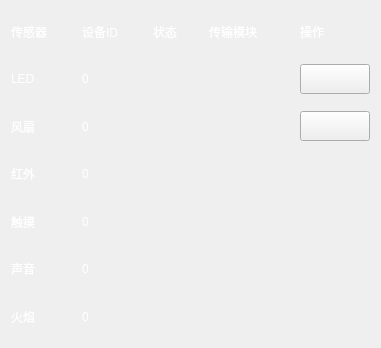
    <widget class="QWidget" name="widget2" native="true">
     <property name="geometry">
      <rect>
       <x>400</x>
       <y>10</y>
       <width>381</width>
       <height>331</height>
      </rect>
     </property>
     <layout class="QGridLayout" name="gridLayout_2">
      <item row="6" column="1">
       <widget class="QLabel" name="fir_id">
        <property name="styleSheet">
         <string notr="true">color: rgb(255, 255, 255);
font: 12pt &quot;Ubuntu&quot;;</string>
        </property>
        <property name="text">
         <string>0</string>
        </property>
       </widget>
      </item>
      <item row="6" column="0">
       <widget class="QLabel" name="label_52">
        <property name="minimumSize">
         <size>
          <width>0</width>
          <height>41</height>
         </size>
        </property>
        <property name="maximumSize">
         <size>
          <width>16777215</width>
          <height>41</height>
         </size>
        </property>
        <property name="styleSheet">
         <string notr="true">color: rgb(255, 255, 255);
font: 12pt &quot;Ubuntu&quot;;</string>
        </property>
        <property name="text">
         <string>火焰</string>
        </property>
       </widget>
      </item>
      <item row="6" column="3">
       <widget class="QLabel" name="fir_tp">
        <property name="styleSheet">
         <string notr="true">color: rgb(255, 255, 255);
font: 12pt &quot;Ubuntu&quot;;</string>
        </property>
        <property name="text">
         <string/>
        </property>
       </widget>
      </item>
      <item row="6" column="2">
       <widget class="QLabel" name="fir_vl">
        <property name="minimumSize">
         <size>
          <width>40</width>
          <height>40</height>
         </size>
        </property>
        <property name="maximumSize">
         <size>
          <width>40</width>
          <height>40</height>
         </size>
        </property>
        <property name="styleSheet">
         <string notr="true">border-image: url(:/new/prefix1/image/fire_n.png);</string>
        </property>
        <property name="text">
         <string/>
        </property>
       </widget>
      </item>
      <item row="0" column="0">
       <widget class="QLabel" name="label_27">
        <property name="minimumSize">
         <size>
          <width>65</width>
          <height>41</height>
         </size>
        </property>
        <property name="maximumSize">
         <size>
          <width>65</width>
          <height>41</height>
         </size>
        </property>
        <property name="styleSheet">
         <string notr="true">color: rgb(255, 255, 255);
font: 12pt &quot;Ubuntu&quot;;</string>
        </property>
        <property name="text">
         <string>传感器</string>
        </property>
       </widget>
      </item>
      <item row="0" column="1">
       <widget class="QLabel" name="label_28">
        <property name="minimumSize">
         <size>
          <width>65</width>
          <height>41</height>
         </size>
        </property>
        <property name="maximumSize">
         <size>
          <width>65</width>
          <height>41</height>
         </size>
        </property>
        <property name="styleSheet">
         <string notr="true">color: rgb(255, 255, 255);
font: 12pt &quot;Ubuntu&quot;;</string>
        </property>
        <property name="text">
         <string>设备ID</string>
        </property>
       </widget>
      </item>
      <item row="0" column="2">
       <widget class="QLabel" name="label_29">
        <property name="minimumSize">
         <size>
          <width>50</width>
          <height>41</height>
         </size>
        </property>
        <property name="maximumSize">
         <size>
          <width>50</width>
          <height>41</height>
         </size>
        </property>
        <property name="styleSheet">
         <string notr="true">color: rgb(255, 255, 255);
font: 12pt &quot;Ubuntu&quot;;</string>
        </property>
        <property name="text">
         <string>状态</string>
        </property>
       </widget>
      </item>
      <item row="0" column="3">
       <widget class="QLabel" name="label_30">
        <property name="minimumSize">
         <size>
          <width>85</width>
          <height>41</height>
         </size>
        </property>
        <property name="maximumSize">
         <size>
          <width>85</width>
          <height>41</height>
         </size>
        </property>
        <property name="styleSheet">
         <string notr="true">color: rgb(255, 255, 255);
font: 12pt &quot;Ubuntu&quot;;</string>
        </property>
        <property name="text">
         <string>传输模块</string>
        </property>
       </widget>
      </item>
      <item row="1" column="0">
       <widget class="QLabel" name="label_31">
        <property name="minimumSize">
         <size>
          <width>0</width>
          <height>42</height>
         </size>
        </property>
        <property name="maximumSize">
         <size>
          <width>67</width>
          <height>42</height>
         </size>
        </property>
        <property name="styleSheet">
         <string notr="true">color: rgb(255, 255, 255);
font: 12pt &quot;Ubuntu&quot;;</string>
        </property>
        <property name="text">
         <string>LED</string>
        </property>
       </widget>
      </item>
      <item row="1" column="1">
       <widget class="QLabel" name="led_id">
        <property name="styleSheet">
         <string notr="true">color: rgb(255, 255, 255);
font: 12pt &quot;Ubuntu&quot;;</string>
        </property>
        <property name="text">
         <string>0</string>
        </property>
       </widget>
      </item>
      <item row="1" column="2">
       <widget class="QLabel" name="led_vl">
        <property name="minimumSize">
         <size>
          <width>40</width>
          <height>40</height>
         </size>
        </property>
        <property name="maximumSize">
         <size>
          <width>40</width>
          <height>40</height>
         </size>
        </property>
        <property name="styleSheet">
         <string notr="true">border-image: url(:/new/prefix1/image/led_off40x40.png);</string>
        </property>
        <property name="text">
         <string/>
        </property>
       </widget>
      </item>
      <item row="1" column="3">
       <widget class="QLabel" name="led_tp">
        <property name="styleSheet">
         <string notr="true">color: rgb(255, 255, 255);
font: 12pt &quot;Ubuntu&quot;;</string>
        </property>
        <property name="text">
         <string/>
        </property>
       </widget>
      </item>
      <item row="2" column="0">
       <widget class="QLabel" name="label_35">
        <property name="minimumSize">
         <size>
          <width>0</width>
          <height>41</height>
         </size>
        </property>
        <property name="maximumSize">
         <size>
          <width>67</width>
          <height>41</height>
         </size>
        </property>
        <property name="styleSheet">
         <string notr="true">color: rgb(255, 255, 255);
font: 12pt &quot;Ubuntu&quot;;</string>
        </property>
        <property name="text">
         <string>风扇</string>
        </property>
       </widget>
      </item>
      <item row="2" column="1">
       <widget class="QLabel" name="fan_id">
        <property name="styleSheet">
         <string notr="true">color: rgb(255, 255, 255);
font: 12pt &quot;Ubuntu&quot;;</string>
        </property>
        <property name="text">
         <string>0</string>
        </property>
       </widget>
      </item>
      <item row="2" column="2">
       <widget class="QLabel" name="fan_vl">
        <property name="minimumSize">
         <size>
          <width>40</width>
          <height>40</height>
         </size>
        </property>
        <property name="maximumSize">
         <size>
          <width>40</width>
          <height>40</height>
         </size>
        </property>
        <property name="styleSheet">
         <string notr="true">border-image: url(:/new/prefix1/image/fan40x40.png);</string>
        </property>
        <property name="text">
         <string/>
        </property>
       </widget>
      </item>
      <item row="2" column="3">
       <widget class="QLabel" name="fan_tp">
        <property name="styleSheet">
         <string notr="true">color: rgb(255, 255, 255);
font: 12pt &quot;Ubuntu&quot;;</string>
        </property>
        <property name="text">
         <string/>
        </property>
       </widget>
      </item>
      <item row="3" column="0">
       <widget class="QLabel" name="label_39">
        <property name="minimumSize">
         <size>
          <width>0</width>
          <height>42</height>
         </size>
        </property>
        <property name="maximumSize">
         <size>
          <width>16777215</width>
          <height>42</height>
         </size>
        </property>
        <property name="styleSheet">
         <string notr="true">color: rgb(255, 255, 255);
font: 12pt &quot;Ubuntu&quot;;</string>
        </property>
        <property name="text">
         <string>红外</string>
        </property>
       </widget>
      </item>
      <item row="3" column="1">
       <widget class="QLabel" name="inf_id">
        <property name="styleSheet">
         <string notr="true">color: rgb(255, 255, 255);
font: 12pt &quot;Ubuntu&quot;;</string>
        </property>
        <property name="text">
         <string>0</string>
        </property>
       </widget>
      </item>
      <item row="3" column="2">
       <widget class="QLabel" name="inf_vl">
        <property name="minimumSize">
         <size>
          <width>40</width>
          <height>40</height>
         </size>
        </property>
        <property name="maximumSize">
         <size>
          <width>40</width>
          <height>40</height>
         </size>
        </property>
        <property name="styleSheet">
         <string notr="true">border-image: url(:/new/prefix1/image/hong_hb.png);</string>
        </property>
        <property name="text">
         <string/>
        </property>
       </widget>
      </item>
      <item row="3" column="3">
       <widget class="QLabel" name="inf_tp">
        <property name="styleSheet">
         <string notr="true">color: rgb(255, 255, 255);
font: 12pt &quot;Ubuntu&quot;;</string>
        </property>
        <property name="text">
         <string/>
        </property>
       </widget>
      </item>
      <item row="4" column="2">
       <widget class="QLabel" name="tou_vl">
        <property name="minimumSize">
         <size>
          <width>40</width>
          <height>40</height>
         </size>
        </property>
        <property name="maximumSize">
         <size>
          <width>40</width>
          <height>40</height>
         </size>
        </property>
        <property name="styleSheet">
         <string notr="true">border-image: url(:/new/prefix1/image/touch_off.png);</string>
        </property>
        <property name="text">
         <string/>
        </property>
       </widget>
      </item>
      <item row="4" column="0">
       <widget class="QLabel" name="label_43">
        <property name="minimumSize">
         <size>
          <width>0</width>
          <height>41</height>
         </size>
        </property>
        <property name="maximumSize">
         <size>
          <width>16777215</width>
          <height>41</height>
         </size>
        </property>
        <property name="styleSheet">
         <string notr="true">color: rgb(255, 255, 255);
font: 12pt &quot;Ubuntu&quot;;</string>
        </property>
        <property name="text">
         <string>触摸</string>
        </property>
       </widget>
      </item>
      <item row="4" column="3">
       <widget class="QLabel" name="tou_tp">
        <property name="styleSheet">
         <string notr="true">color: rgb(255, 255, 255);
font: 12pt &quot;Ubuntu&quot;;</string>
        </property>
        <property name="text">
         <string/>
        </property>
       </widget>
      </item>
      <item row="4" column="1">
       <widget class="QLabel" name="tou_id">
        <property name="styleSheet">
         <string notr="true">color: rgb(255, 255, 255);
font: 12pt &quot;Ubuntu&quot;;</string>
        </property>
        <property name="text">
         <string>0</string>
        </property>
       </widget>
      </item>
      <item row="5" column="0">
       <widget class="QLabel" name="label_47">
        <property name="minimumSize">
         <size>
          <width>0</width>
          <height>42</height>
         </size>
        </property>
        <property name="maximumSize">
         <size>
          <width>16777215</width>
          <height>42</height>
         </size>
        </property>
        <property name="styleSheet">
         <string notr="true">color: rgb(255, 255, 255);
font: 12pt &quot;Ubuntu&quot;;</string>
        </property>
        <property name="text">
         <string>声音</string>
        </property>
       </widget>
      </item>
      <item row="5" column="1">
       <widget class="QLabel" name="voi_id">
        <property name="styleSheet">
         <string notr="true">color: rgb(255, 255, 255);
font: 12pt &quot;Ubuntu&quot;;</string>
        </property>
        <property name="text">
         <string>0</string>
        </property>
       </widget>
      </item>
      <item row="5" column="2">
       <widget class="QLabel" name="voi_vl">
        <property name="minimumSize">
         <size>
          <width>40</width>
          <height>40</height>
         </size>
        </property>
        <property name="maximumSize">
         <size>
          <width>40</width>
          <height>40</height>
         </size>
        </property>
        <property name="styleSheet">
         <string notr="true">border-image: url(:/new/prefix1/image/voice_off.png);</string>
        </property>
        <property name="text">
         <string/>
        </property>
       </widget>
      </item>
      <item row="5" column="3">
       <widget class="QLabel" name="voi_tp">
        <property name="styleSheet">
         <string notr="true">color: rgb(255, 255, 255);
font: 12pt &quot;Ubuntu&quot;;</string>
        </property>
        <property name="text">
         <string/>
        </property>
       </widget>
      </item>
      <item row="0" column="4">
       <widget class="QLabel" name="label_56">
        <property name="minimumSize">
         <size>
          <width>70</width>
          <height>41</height>
         </size>
        </property>
        <property name="maximumSize">
         <size>
          <width>70</width>
          <height>41</height>
         </size>
        </property>
        <property name="styleSheet">
         <string notr="true">color: rgb(255, 255, 255);
font: 12pt &quot;Ubuntu&quot;;</string>
        </property>
        <property name="text">
         <string>操作</string>
        </property>
       </widget>
      </item>
      <item row="1" column="4">
       <widget class="QPushButton" name="pushButton_led">
        <property name="minimumSize">
         <size>
          <width>70</width>
          <height>30</height>
         </size>
        </property>
        <property name="maximumSize">
         <size>
          <width>70</width>
          <height>30</height>
         </size>
        </property>
        <property name="styleSheet">
         <string notr="true">border-image: url(:/new/prefix1/image/on.png);</string>
        </property>
        <property name="text">
         <string/>
        </property>
       </widget>
      </item>
      <item row="2" column="4">
       <widget class="QPushButton" name="pushButton_fan">
        <property name="minimumSize">
         <size>
          <width>70</width>
          <height>30</height>
         </size>
        </property>
        <property name="maximumSize">
         <size>
          <width>70</width>
          <height>30</height>
         </size>
        </property>
        <property name="styleSheet">
         <string notr="true">border-image: url(:/new/prefix1/image/on.png);</string>
        </property>
        <property name="text">
         <string/>
        </property>
       </widget>
      </item>
     </layout>
    </widget>
